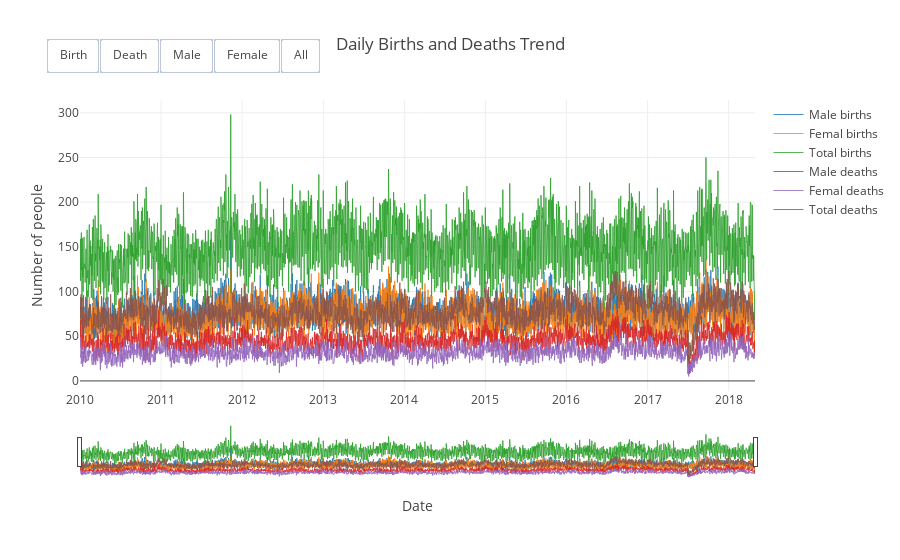

Source (notebook cell):
### Markdown cell above
### 1.Daily Birth and Death Trend
   Plot shows male/female/total birth and death records on per day basis

### Code cell
day_wise = pd.read_csv('Insights/Day_wise_information.csv',header = 0)

day_wise['DOE']= pd.to_datetime((day_wise.Year*10000+day_wise.Month*100+day_wise.Day).apply(str),format='%Y%m%d')
male_birth_trace = go.Scatter(name = "Male births", x=day_wise.DOE, y=day_wise.male_births, line = dict(width = 1),opacity = 0.8)
male_death_trace = go.Scatter(name = "Male deaths",x=day_wise.DOE, y=day_wise.male_deaths, line = dict(width = 1),opacity = 0.8)
female_birth_trace = go.Scatter(name = "Femal births",x=day_wise.DOE, y=day_wise.female_births, line = dict(width = 1),opacity = 0.8)
female_death_trace = go.Scatter(name = "Femal deaths",x=day_wise.DOE, y=day_wise.female_deaths, line = dict(width = 1),opacity = 0.8)
total_birth_trace = go.Scatter(name = "Total births", x=day_wise.DOE, y=day_wise.total_births, line = dict(width = 1),opacity = 0.8)
total_death_trace = go.Scatter(name = "Total deaths", x=day_wise.DOE, y=day_wise.total_deaths, line = dict(width = 1),opacity = 0.8)


data = [male_birth_trace,female_birth_trace,total_birth_trace,male_death_trace,female_death_trace,total_death_trace]

updatemenus = list([dict(type="buttons",active=-1,buttons=list([\
                        dict(label = 'Birth',method = 'update',args = [{'visible': [True,True,True,False,False,False]},{'title': 'Births'}]),\
                        dict(label = 'Death',method = 'update',args = [{'visible': [False,False,False,True,True,True]},{'title': 'Deaths'}]),\
                        dict(label = 'Male',method = 'update',args = [{'visible': [True,False,False,True,False,False]},{'title': 'Male'}]),\
                        dict(label = 'Female',method = 'update',args = [{'visible': [False,True,False,False,True,False]},{'title': 'Female'}]),\
                        dict(label = 'All',method = 'update',args = [{'visible': [True,True,True,True,True,True]},{'title': 'All'}])
                        ]),direction = 'left',xanchor = 'left',y=1.1,yanchor = 'bottom',bgcolor='white',borderwidth = 1.5)])

layout = dict(title = "Daily Births and Deaths Trend",\
             xaxis = dict(title = "Date" , rangeslider = dict(visible = True)),\
             yaxis = dict(title = "Number of people" ),\
             #annotations=[dict(x=max_d, y=max_b,xref='x',yref='y',text='Maximum male births ',showarrow=True,arrowhead=3),\
             #             dict(x=min_d, y=min_b,xref='x',yref='y',text='Minimum male births ',showarrow=True,arrowhead=3)],\
              updatemenus=updatemenus)

fig = dict(data = data, layout = layout)

iplot(fig)
plot(fig, filename='plots/HTML files/1. Daily Births and Deaths Trend.html')
pio.write_image(fig,'plots/Static Images/1. Daily Births and Deaths Trend.jpeg')

### Figure 1 — Plotly figure (JSON) as saved in the notebook; plotly's stock layout.template omitted (floating-point values rounded to 4 significant figures; data arrays with more than 128 entries replaced by an {"elided": "..."} marker saying what was removed)
{"data": [{"line": {"width": 1}, "name": "Male births", "opacity": 0.8, "type": "scatter", "uid": "fc610ac4-607f-4804-9251-f42740dc6b32", "x": {"elided": "3042 str values"}, "y": {"elided": "3042 int values"}}, {"line": {"width": 1}, "name": "Femal births", "opacity": 0.8, "type": "scatter", "uid": "aae70c1b-40f9-436e-9e96-4aa37b4abad9", "x": {"elided": "3042 str values"}, "y": {"elided": "3042 int values"}}, {"line": {"width": 1}, "name": "Total births", "opacity": 0.8, "type": "scatter", "uid": "a124fe82-6fba-4c7e-9ad8-2a0b58c6b280", "x": {"elided": "3042 str values"}, "y": {"elided": "3042 int values"}}, {"line": {"width": 1}, "name": "Male deaths", "opacity": 0.8, "type": "scatter", "uid": "556c420a-2c9d-4028-bfaf-dd13f786d830", "x": {"elided": "3042 str values"}, "y": {"elided": "3042 int values"}}, {"line": {"width": 1}, "name": "Femal deaths", "opacity": 0.8, "type": "scatter", "uid": "5f2a36cf-7026-4f57-a36d-c1cc5b177608", "x": {"elided": "3042 str values"}, "y": {"elided": "3042 int values"}}, {"line": {"width": 1}, "name": "Total deaths", "opacity": 0.8, "type": "scatter", "uid": "6f11c507-e45c-4e5c-aaab-a67a6a5ad450", "x": {"elided": "3042 str values"}, "y": {"elided": "3042 int values"}}], "layout": {"title": {"text": "Daily Births and Deaths Trend"}, "updatemenus": [{"active": -1, "bgcolor": "white", "borderwidth": 1.5, "buttons": [{"args": [{"visible": [true, true, true, false, false, false]}, {"title": "Births"}], "label": "Birth", "method": "update"}, {"args": [{"visible": [false, false, false, true, true, true]}, {"title": "Deaths"}], "label": "Death", "method": "update"}, {"args": [{"visible": [true, false, false, true, false, false]}, {"title": "Male"}], "label": "Male", "method": "update"}, {"args": [{"visible": [false, true, false, false, true, false]}, {"title": "Female"}], "label": "Female", "method": "update"}, {"args": [{"visible": [true, true, true, true, true, true]}, {"title": "All"}], "label": "All", "method": "update"}], "direction": "left", "type": "buttons", "xanchor": "left", "y": 1.1, "yanchor": "bottom"}], "xaxis": {"rangeslider": {"visible": true}, "title": {"text": "Date"}}, "yaxis": {"title": {"text": "Number of people"}}}}
